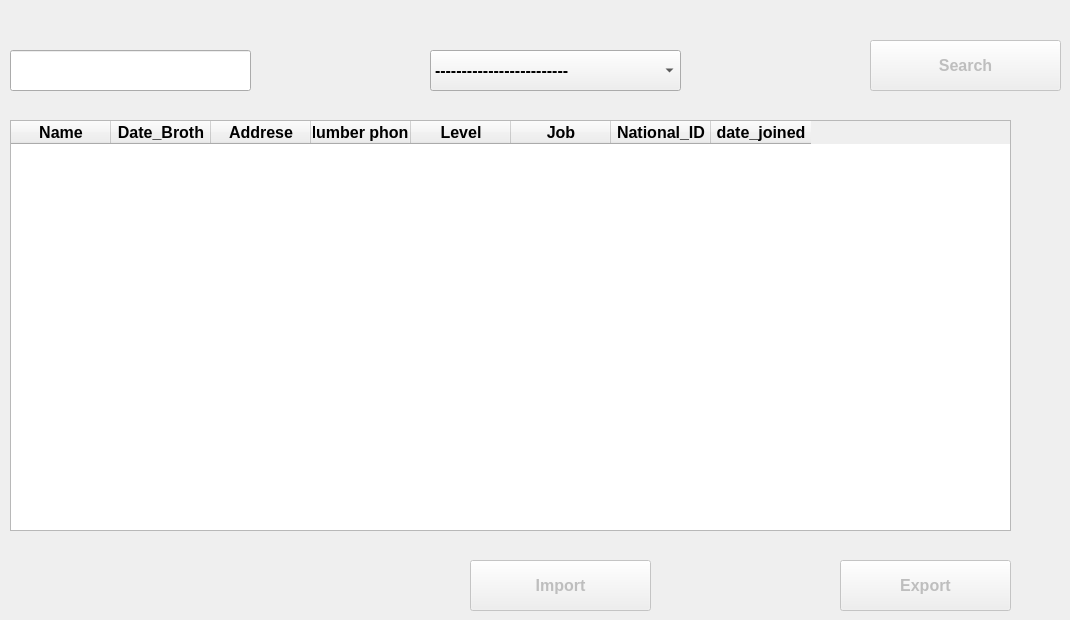
      <widget class="QWidget" name="tab_6">
       <attribute name="title">
        <string>all volunteers</string>
       </attribute>
       <widget class="QPushButton" name="pushButton_6">
        <property name="enabled">
         <bool>false</bool>
        </property>
        <property name="geometry">
         <rect>
          <x>870</x>
          <y>40</y>
          <width>191</width>
          <height>51</height>
         </rect>
        </property>
        <property name="font">
         <font>
          <pointsize>12</pointsize>
          <weight>75</weight>
          <bold>true</bold>
         </font>
        </property>
        <property name="text">
         <string>Search</string>
        </property>
        <property name="icon">
         <iconset>
          <normaloff>icons/search.png</normaloff>icons/search.png</iconset>
        </property>
        <property name="iconSize">
         <size>
          <width>40</width>
          <height>40</height>
         </size>
        </property>
       </widget>
       <widget class="QComboBox" name="comboBox">
        <property name="geometry">
         <rect>
          <x>430</x>
          <y>50</y>
          <width>251</width>
          <height>41</height>
         </rect>
        </property>
        <property name="font">
         <font>
          <pointsize>12</pointsize>
          <weight>75</weight>
          <bold>true</bold>
         </font>
        </property>
        <item>
         <property name="text">
          <string>-------------------------</string>
         </property>
        </item>
        <item>
         <property name="text">
          <string>Name</string>
         </property>
        </item>
        <item>
         <property name="text">
          <string>Addrese</string>
         </property>
        </item>
        <item>
         <property name="text">
          <string>Job</string>
         </property>
        </item>
        <item>
         <property name="text">
          <string>Level</string>
         </property>
        </item>
        <item>
         <property name="text">
          <string>Phone</string>
         </property>
        </item>
        <item>
         <property name="text">
          <string>National_id</string>
         </property>
        </item>
       </widget>
       <widget class="QLineEdit" name="lineEdit">
        <property name="geometry">
         <rect>
          <x>10</x>
          <y>50</y>
          <width>241</width>
          <height>41</height>
         </rect>
        </property>
        <property name="font">
         <font>
          <pointsize>12</pointsize>
          <weight>75</weight>
          <bold>true</bold>
         </font>
        </property>
       </widget>
       <widget class="QTableWidget" name="tableWidget">
        <property name="geometry">
         <rect>
          <x>10</x>
          <y>120</y>
          <width>1001</width>
          <height>411</height>
         </rect>
        </property>
        <property name="baseSize">
         <size>
          <width>0</width>
          <height>0</height>
         </size>
        </property>
        <property name="font">
         <font>
          <pointsize>12</pointsize>
          <weight>75</weight>
          <bold>true</bold>
         </font>
        </property>
        <property name="verticalScrollBarPolicy">
         <enum>Qt::ScrollBarAsNeeded</enum>
        </property>
        <property name="horizontalScrollBarPolicy">
         <enum>Qt::ScrollBarAsNeeded</enum>
        </property>
        <property name="sizeAdjustPolicy">
         <enum>QAbstractScrollArea::AdjustToContents</enum>
        </property>
        <attribute name="horizontalHeaderMinimumSectionSize">
         <number>39</number>
        </attribute>
        <column>
         <property name="text">
          <string>Name</string>
         </property>
         <property name="font">
          <font>
           <pointsize>12</pointsize>
           <weight>75</weight>
           <bold>true</bold>
          </font>
         </property>
        </column>
        <column>
         <property name="text">
          <string>Date_Broth</string>
         </property>
         <property name="font">
          <font>
           <pointsize>12</pointsize>
           <weight>75</weight>
           <bold>true</bold>
          </font>
         </property>
        </column>
        <column>
         <property name="text">
          <string>Addrese</string>
         </property>
         <property name="font">
          <font>
           <pointsize>12</pointsize>
           <weight>75</weight>
           <bold>true</bold>
          </font>
         </property>
        </column>
        <column>
         <property name="text">
          <string>Number phone</string>
         </property>
         <property name="font">
          <font>
           <pointsize>12</pointsize>
           <weight>75</weight>
           <bold>true</bold>
          </font>
         </property>
        </column>
        <column>
         <property name="text">
          <string>Level</string>
         </property>
         <property name="font">
          <font>
           <pointsize>12</pointsize>
           <weight>75</weight>
           <bold>true</bold>
          </font>
         </property>
        </column>
        <column>
         <property name="text">
          <string>Job</string>
         </property>
         <property name="font">
          <font>
           <pointsize>12</pointsize>
           <weight>75</weight>
           <bold>true</bold>
          </font>
         </property>
        </column>
        <column>
         <property name="text">
          <string>National_ID</string>
         </property>
         <property name="font">
          <font>
           <pointsize>12</pointsize>
           <weight>75</weight>
           <bold>true</bold>
          </font>
         </property>
        </column>
        <column>
         <property name="text">
          <string>date_joined</string>
         </property>
         <property name="font">
          <font>
           <pointsize>12</pointsize>
           <weight>75</weight>
           <bold>true</bold>
          </font>
         </property>
        </column>
       </widget>
       <widget class="QPushButton" name="pushButton_16">
        <property name="enabled">
         <bool>false</bool>
        </property>
        <property name="geometry">
         <rect>
          <x>840</x>
          <y>560</y>
          <width>171</width>
          <height>51</height>
         </rect>
        </property>
        <property name="font">
         <font>
          <pointsize>12</pointsize>
          <weight>75</weight>
          <bold>true</bold>
         </font>
        </property>
        <property name="text">
         <string>Export</string>
        </property>
        <property name="icon">
         <iconset>
          <normaloff>icons/export.png</normaloff>icons/export.png</iconset>
        </property>
        <property name="iconSize">
         <size>
          <width>40</width>
          <height>40</height>
         </size>
        </property>
       </widget>
       <widget class="QPushButton" name="pushButton_17">
        <property name="enabled">
         <bool>false</bool>
        </property>
        <property name="geometry">
         <rect>
          <x>470</x>
          <y>560</y>
          <width>181</width>
          <height>51</height>
         </rect>
        </property>
        <property name="font">
         <font>
          <pointsize>12</pointsize>
          <weight>75</weight>
          <bold>true</bold>
         </font>
        </property>
        <property name="text">
         <string>Import</string>
        </property>
        <property name="icon">
         <iconset>
          <normaloff>icons/import.png</normaloff>icons/import.png</iconset>
        </property>
        <property name="iconSize">
         <size>
          <width>40</width>
          <height>40</height>
         </size>
        </property>
       </widget>
      </widget>
